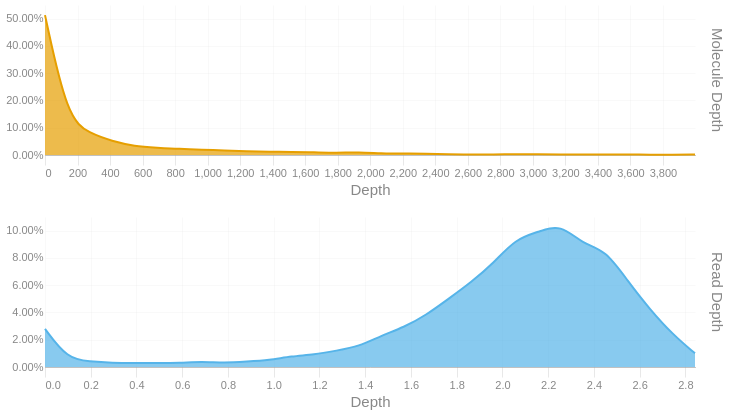

The cell this chart's notebook holds for it:
### Code cell
readdep = depth_hist(tb['Read Depth'], q99, 3)
readdep = readdep.with_columns(pl.lit('Read Depth').alias('Metric'))
if not SKIPLR:
    moldep = depth_hist(tb['Molecule Depth'], mol_q99, 1)
    moldep = moldep.with_columns(pl.lit('Molecule Depth').alias('Metric'))
    _hist = pl.concat([readdep, moldep])
    _hist = _hist.filter(pl.col('Proportion') != 0)
    with SafeRender(_hist):
        (
            alt.Chart(_hist)        
            .mark_area(interpolate = "basis")
            .encode(
                x=alt.X('Bin:Q').scale(domainMin=0).axis(alt.Axis(title='Depth')),
                y = alt.Y('Proportion:Q', title = None).axis(format = '.2%'),
                color = alt.Color('Metric:N').legend(None),
                row = alt.Row("Metric:N").header(title = None, labelOrient = 'right'),
                tooltip = [
                    alt.Tooltip("Metric:N", title = "Metric"),
                    alt.Tooltip('Interval:N', title = "Depth Interval"),
                    alt.Tooltip('Proportion:Q', title = "% Alignments").format('.2%')
                ]
            )
            .resolve_scale(x='independent', y='independent')
            .properties(
                height = 150, width = 650,
                usermeta={'embedOptions': {'downloadFileName': f'{samplename}.depth.hist'}}
            )
        ).display()
else:
    readdep = readdep.filter(pl.col('Proportion') != 0)
    with SafeRender(readdep):
        (
            alt.Chart(readdep)        
            .mark_area(interpolate = "basis")
            .encode(
                x=alt.X('Bin:Q').scale(domainMin=0).axis(alt.Axis(title='Depth')),
                y = alt.Y('Proportion:Q', title = None).axis(format = '.2%'),
                tooltip = [
                    alt.Tooltip('Interval:N', title = "Depth Interval"),
                    alt.Tooltip('Proportion:Q', title = "% Alignments").format('.2%')
                ]
            )
            .properties(
                usermeta={'embedOptions': {'downloadFileName': f'{samplename}.depth.hist'}}
            )
        ).display()

### Figure 1 — Vega-Lite specification as saved in the notebook (floating-point values rounded to 4 significant figures)
{"width": 650, "height": 150, "config": {"title": {"anchor": "start", "dy": -15, "fontSize": 18, "color": "#888888", "subtitleColor": "#888888", "subtitleFontSize": 14}, "arc": {"fill": "#0072B2"}, "axis": {"domainColor": "#888888", "domainWidth": 0.5, "gridWidth": 0.2, "grid": false, "titleFontWeight": 400, "titleFontSize": 15, "labelFontSize": 11, "labelColor": "#888888", "tickColor": "#888888", "tickWidth": 0.2, "titleColor": "#888888"}, "axisBand": {"grid": false}, "axisX": {"grid": true, "tickSize": 10, "domainCap": "round"}, "axisY": {"domain": false, "grid": true, "tickSize": 0, "domainCap": "round"}, "background": "transparent", "header": {"labelFontSize": 15, "labelColor": "#888888", "titleFontSize": 15, "titleFontWeight": 600, "titleColor": "#888888"}, "legend": {"labelFont": "sans-serif", "labelFontSize": 12, "labelColor": "#888888", "symbolSize": 100, "symbolType": "circle", "titleFontSize": 12, "titlePadding": 10, "titleColor": "#888888", "title": null}, "range": {"category": ["#E69F00", "#56B4E9", "#009E73", "#F0E442", "#0072B2", "#D55E00", "#CC79A7", "#000000"], "diverging": ["#cfe8f3", "#a2d4ec", "#73bfe2", "#46abdb", "#1696d2", "#12719e"]}, "area": {"fill": "#0072B2", "fillOpacity": 0.7, "line": true, "strokeOpacity": 0.7}, "line": {"color": "#0072B2", "stroke": "#0072B2", "strokeWidth": 2}, "trail": {"color": "#0072B2", "stroke": "#0072B2", "strokeWidth": 0, "size": 1}, "point": {"filled": true, "fillOpacity": 1.0, "size": 95}, "text": {"color": "#888888", "fontSize": 11, "align": "right", "fontWeight": 400, "size": 11}, "bar": {"fill": "#0072B2", "stroke": null}, "view": {"stroke": null, "continuousWidth": 660, "continuousHeight": 400}}, "data": {"name": "data-faa5dbcd1ad6b9b4811e48aba49d96f0"}, "mark": {"type": "area", "interpolate": "basis"}, "encoding": {"color": {"field": "Metric", "legend": null, "type": "nominal"}, "row": {"field": "Metric", "header": {"title": null, "labelOrient": "right"}, "type": "nominal"}, "tooltip": [{"field": "Metric", "title": "Metric", "type": "nominal"}, {"field": "Interval", "title": "Depth Interval", "type": "nominal"}, {"field": "Proportion", "format": ".2%", "title": "% Alignments", "type": "quantitative"}], "x": {"axis": {"title": "Depth"}, "field": "Bin", "scale": {"domainMin": 0}, "type": "quantitative"}, "y": {"axis": {"format": ".2%"}, "field": "Proportion", "title": null, "type": "quantitative"}}, "resolve": {"scale": {"x": "independent", "y": "independent"}}, "usermeta": {"embedOptions": {"downloadFileName": "S1_Annapolis_6.depth.hist"}}, "$schema": "https://vega.github.io/schema/vega-lite/v6.1.0.json", "datasets": {"data-faa5dbcd1ad6b9b4811e48aba49d96f0": [{"Bin": 0.0, "Interval": "0.0-0.098", "Proportion": 0.028, "Metric": "Read Depth"}, {"Bin": 0.098, "Interval": "0.098-0.196", "Proportion": 0.006, "Metric": "Read Depth"}, {"Bin": 0.196, "Interval": "0.196-0.294", "Proportion": 0.004, "Metric": "Read Depth"}, {"Bin": 0.294, "Interval": "0.294-0.392", "Proportion": 0.003, "Metric": "Read Depth"}, {"Bin": 0.392, "Interval": "0.392-0.49", "Proportion": 0.003, "Metric": "Read Depth"}, {"Bin": 0.49, "Interval": "0.49-0.588", "Proportion": 0.003, "Metric": "Read Depth"}, {"Bin": 0.588, "Interval": "0.588-0.686", "Proportion": 0.003, "Metric": "Read Depth"}, {"Bin": 0.686, "Interval": "0.686-0.784", "Proportion": 0.004, "Metric": "Read Depth"}, {"Bin": 0.784, "Interval": "0.784-0.882", "Proportion": 0.003, "Metric": "Read Depth"}, {"Bin": 0.882, "Interval": "0.882-0.98", "Proportion": 0.004, "Metric": "Read Depth"}, {"Bin": 0.98, "Interval": "0.98-1.078", "Proportion": 0.005, "Metric": "Read Depth"}, {"Bin": 1.078, "Interval": "1.078-1.176", "Proportion": 0.008, "Metric": "Read Depth"}, {"Bin": 1.176, "Interval": "1.176-1.274", "Proportion": 0.009, "Metric": "Read Depth"}, {"Bin": 1.274, "Interval": "1.274-1.372", "Proportion": 0.012, "Metric": "Read Depth"}, {"Bin": 1.372, "Interval": "1.372-1.47", "Proportion": 0.015, "Metric": "Read Depth"}, {"Bin": 1.47, "Interval": "1.47-1.568", "Proportion": 0.023, "Metric": "Read Depth"}, {"Bin": 1.568, "Interval": "1.568-1.666", "Proportion": 0.029, "Metric": "Read Depth"}, {"Bin": 1.666, "Interval": "1.666-1.764", "Proportion": 0.038, "Metric": "Read Depth"}, {"Bin": 1.764, "Interval": "1.764-1.862", "Proportion": 0.05, "Metric": "Read Depth"}, {"Bin": 1.862, "Interval": "1.862-1.96", "Proportion": 0.062, "Metric": "Read Depth"}, {"Bin": 1.96, "Interval": "1.96-2.058", "Proportion": 0.076, "Metric": "Read Depth"}, {"Bin": 2.058, "Interval": "2.058-2.156", "Proportion": 0.094, "Metric": "Read Depth"}, {"Bin": 2.156, "Interval": "2.156-2.254", "Proportion": 0.099, "Metric": "Read Depth"}, {"Bin": 2.254, "Interval": "2.254-2.352", "Proportion": 0.105, "Metric": "Read Depth"}, {"Bin": 2.352, "Interval": "2.352-2.45", "Proportion": 0.09, "Metric": "Read Depth"}, {"Bin": 2.45, "Interval": "2.45-2.548", "Proportion": 0.086, "Metric": "Read Depth"}, {"Bin": 2.548, "Interval": "2.548-2.646", "Proportion": 0.063, "Metric": "Read Depth"}, {"Bin": 2.646, "Interval": "2.646-2.744", "Proportion": 0.042, "Metric": "Read Depth"}, {"Bin": 2.744, "Interval": "2.744-2.842", "Proportion": 0.024, "Metric": "Read Depth"}, {"Bin": 2.842, "Interval": "2.842-2.94", "Proportion": 0.01, "Metric": "Read Depth"}, {"Bin": 0.0, "Interval": "0.0-137.8", "Proportion": 0.513, "Metric": "Molecule Depth"}, {"Bin": 137.8, "Interval": "137.8-275.7", "Proportion": 0.134, "Metric": "Molecule Depth"}, {"Bin": 275.7, "Interval": "275.7-413.5", "Proportion": 0.079, "Metric": "Molecule Depth"}, {"Bin": 413.5, "Interval": "413.5-551.3", "Proportion": 0.051, "Metric": "Molecule Depth"}, {"Bin": 551.3, "Interval": "551.3-689.2", "Proportion": 0.032, "Metric": "Molecule Depth"}, {"Bin": 689.2, "Interval": "689.2-827.0", "Proportion": 0.027, "Metric": "Molecule Depth"}, {"Bin": 827.0, "Interval": "827.0-964.8", "Proportion": 0.022, "Metric": "Molecule Depth"}, {"Bin": 964.8, "Interval": "964.8-1102.7", "Proportion": 0.02, "Metric": "Molecule Depth"}, {"Bin": 1103.0, "Interval": "1102.7-1240.5", "Proportion": 0.016, "Metric": "Molecule Depth"}, {"Bin": 1240.0, "Interval": "1240.5-1378.3", "Proportion": 0.014, "Metric": "Molecule Depth"}, {"Bin": 1378.0, "Interval": "1378.3-1516.2", "Proportion": 0.012, "Metric": "Molecule Depth"}, {"Bin": 1516.0, "Interval": "1516.2-1654.0", "Proportion": 0.011, "Metric": "Molecule Depth"}, {"Bin": 1654.0, "Interval": "1654.0-1791.8", "Proportion": 0.01, "Metric": "Molecule Depth"}, {"Bin": 1792.0, "Interval": "1791.8-1929.7", "Proportion": 0.008, "Metric": "Molecule Depth"}, {"Bin": 1930.0, "Interval": "1929.7-2067.5", "Proportion": 0.01, "Metric": "Molecule Depth"}, {"Bin": 2068.0, "Interval": "2067.5-2205.3", "Proportion": 0.006, "Metric": "Molecule Depth"}, {"Bin": 2205.0, "Interval": "2205.3-2343.1", "Proportion": 0.005, "Metric": "Molecule Depth"}, {"Bin": 2343.0, "Interval": "2343.1-2481.0", "Proportion": 0.005, "Metric": "Molecule Depth"}, {"Bin": 2481.0, "Interval": "2481.0-2618.8", "Proportion": 0.002, "Metric": "Molecule Depth"}, {"Bin": 2619.0, "Interval": "2618.8-2756.6", "Proportion": 0.002, "Metric": "Molecule Depth"}, {"Bin": 2757.0, "Interval": "2756.6-2894.5", "Proportion": 0.002, "Metric": "Molecule Depth"}, {"Bin": 2894.0, "Interval": "2894.5-3032.3", "Proportion": 0.003, "Metric": "Molecule Depth"}, {"Bin": 3032.0, "Interval": "3032.3-3170.1", "Proportion": 0.003, "Metric": "Molecule Depth"}, {"Bin": 3170.0, "Interval": "3170.1-3308.0", "Proportion": 0.002, "Metric": "Molecule Depth"}, {"Bin": 3308.0, "Interval": "3308.0-3445.8", "Proportion": 0.002, "Metric": "Molecule Depth"}, {"Bin": 3446.0, "Interval": "3445.8-3583.6", "Proportion": 0.002, "Metric": "Molecule Depth"}, {"Bin": 3584.0, "Interval": "3583.6-3721.5", "Proportion": 0.002, "Metric": "Molecule Depth"}, {"Bin": 3722.0, "Interval": "3721.5-3859.3", "Proportion": 0.001, "Metric": "Molecule Depth"}, {"Bin": 3859.0, "Interval": "3859.3-3997.1", "Proportion": 0.001, "Metric": "Molecule Depth"}, {"Bin": 3997.0, "Interval": "3997.1-4134.97", "Proportion": 0.002, "Metric": "Molecule Depth"}]}}
